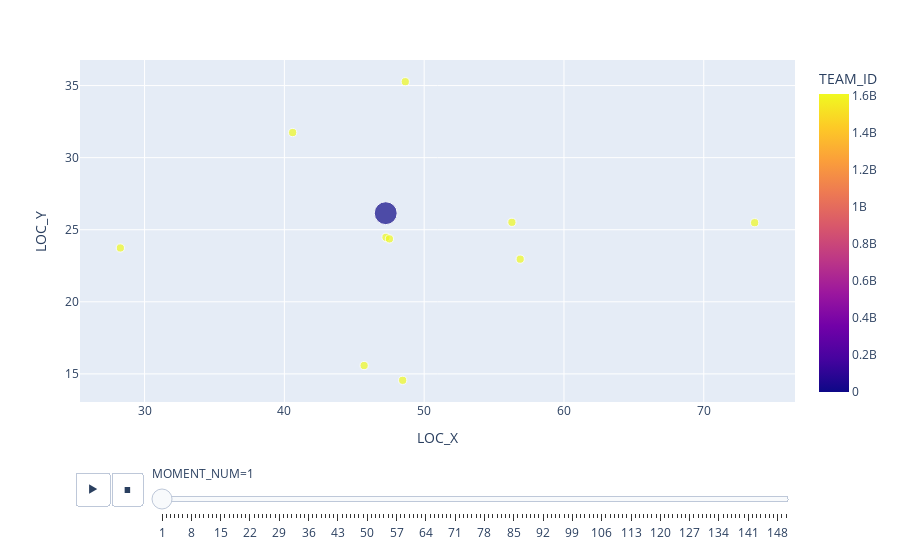

The cell this chart's notebook holds for it:
### Code cell
px.scatter(df,x='LOC_X',y='LOC_Y', color='TEAM_ID',size='LOC_Z',animation_frame='MOMENT_NUM',animation_group='PLAYER_ID')

### Figure 1 — Plotly figure (JSON) as saved in the notebook; plotly's stock layout.template omitted (floating-point values rounded to 4 significant figures)
{"data": [{"hovertemplate": "MOMENT_NUM=1<br>LOC_X=%{x}<br>LOC_Y=%{y}<br>LOC_Z=%{marker.size}<br>TEAM_ID=%{marker.color}<extra></extra>", "ids": [-1, 2594, 200794, 201143, 201952, 203145, 101141, 202704, 202694, 203484, 203083], "legendgroup": "", "marker": {"color": [-1, 1610612737, 1610612737, 1610612737, 1610612737, 1610612737, 1610612765, 1610612765, 1610612765, 1610612765, 1610612765], "coloraxis": "coloraxis", "size": [7.766, 1, 1, 1, 1, 1, 1, 1, 1, 1, 1], "sizemode": "area", "sizeref": 0.02959, "symbol": "circle"}, "mode": "markers", "name": "", "orientation": "v", "showlegend": false, "type": "scatter", "x": [47.25, 45.7, 56.87, 47.27, 28.27, 40.59, 56.28, 73.64, 48.65, 48.46, 47.51], "xaxis": "x", "y": [26.15, 15.58, 22.96, 24.48, 23.73, 31.74, 25.51, 25.49, 35.27, 14.55, 24.36], "yaxis": "y"}], "layout": {"coloraxis": {"colorbar": {"title": {"text": "TEAM_ID"}}, "colorscale": [[0, "#0d0887"], [0.1111, "#46039f"], [0.2222, "#7201a8"], [0.3333, "#9c179e"], [0.4444, "#bd3786"], [0.5556, "#d8576b"], [0.6667, "#ed7953"], [0.7778, "#fb9f3a"], [0.8889, "#fdca26"], [1, "#f0f921"]]}, "legend": {"itemsizing": "constant", "tracegroupgap": 0}, "margin": {"t": 60}, "sliders": [{"active": 0, "currentvalue": {"prefix": "MOMENT_NUM="}, "len": 0.9, "pad": {"b": 10, "t": 60}, "steps": [{"args": [["1"], {"frame": {"duration": 0, "redraw": false}, "fromcurrent": true, "mode": "immediate", "transition": {"duration": 0, "easing": "linear"}}], "label": "1", "method": "animate"}, {"args": [["2"], {"frame": {"duration": 0, "redraw": false}, "fromcurrent": true, "mode": "immediate", "transition": {"duration": 0, "easing": "linear"}}], "label": "2", "method": "animate"}, {"args": [["3"], {"frame": {"duration": 0, "redraw": false}, "fromcurrent": true, "mode": "immediate", "transition": {"duration": 0, "easing": "linear"}}], "label": "3", "method": "animate"}, {"args": [["4"], {"frame": {"duration": 0, "redraw": false}, "fromcurrent": true, "mode": "immediate", "transition": {"duration": 0, "easing": "linear"}}], "label": "4", "method": "animate"}, {"args": [["5"], {"frame": {"duration": 0, "redraw": false}, "fromcurrent": true, "mode": "immediate", "transition": {"duration": 0, "easing": "linear"}}], "label": "5", "method": "animate"}, {"args": [["6"], {"frame": {"duration": 0, "redraw": false}, "fromcurrent": true, "mode": "immediate", "transition": {"duration": 0, "easing": "linear"}}], "label": "6", "method": "animate"}, {"args": [["7"], {"frame": {"duration": 0, "redraw": false}, "fromcurrent": true, "mode": "immediate", "transition": {"duration": 0, "easing": "linear"}}], "label": "7", "method": "animate"}, {"args": [["8"], {"frame": {"duration": 0, "redraw": false}, "fromcurrent": true, "mode": "immediate", "transition": {"duration": 0, "easing": "linear"}}], "label": "8", "method": "animate"}, {"args": [["9"], {"frame": {"duration": 0, "redraw": false}, "fromcurrent": true, "mode": "immediate", "transition": {"duration": 0, "easing": "linear"}}], "label": "9", "method": "animate"}, {"args": [["10"], {"frame": {"duration": 0, "redraw": false}, "fromcurrent": true, "mode": "immediate", "transition": {"duration": 0, "easing": "linear"}}], "label": "10", "method": "animate"}, {"args": [["11"], {"frame": {"duration": 0, "redraw": false}, "fromcurrent": true, "mode": "immediate", "transition": {"duration": 0, "easing": "linear"}}], "label": "11", "method": "animate"}, {"args": [["12"], {"frame": {"duration": 0, "redraw": false}, "fromcurrent": true, "mode": "immediate", "transition": {"duration": 0, "easing": "linear"}}], "label": "12", "method": "animate"}, {"args": [["13"], {"frame": {"duration": 0, "redraw": false}, "fromcurrent": true, "mode": "immediate", "transition": {"duration": 0, "easing": "linear"}}], "label": "13", "method": "animate"}, {"args": [["14"], {"frame": {"duration": 0, "redraw": false}, "fromcurrent": true, "mode": "immediate", "transition": {"duration": 0, "easing": "linear"}}], "label": "14", "method": "animate"}, {"args": [["15"], {"frame": {"duration": 0, "redraw": false}, "fromcurrent": true, "mode": "immediate", "transition": {"duration": 0, "easing": "linear"}}], "label": "15", "method": "animate"}, {"args": [["16"], {"frame": {"duration": 0, "redraw": false}, "fromcurrent": true, "mode": "immediate", "transition": {"duration": 0, "easing": "linear"}}], "label": "16", "method": "animate"}, {"args": [["17"], {"frame": {"duration": 0, "redraw": false}, "fromcurrent": true, "mode": "immediate", "transition": {"duration": 0, "easing": "linear"}}], "label": "17", "method": "animate"}, {"args": [["18"], {"frame": {"duration": 0, "redraw": false}, "fromcurrent": true, "mode": "immediate", "transition": {"duration": 0, "easing": "linear"}}], "label": "18", "method": "animate"}, {"args": [["19"], {"frame": {"duration": 0, "redraw": false}, "fromcurrent": true, "mode": "immediate", "transition": {"duration": 0, "easing": "linear"}}], "label": "19", "method": "animate"}, {"args": [["20"], {"frame": {"duration": 0, "redraw": false}, "fromcurrent": true, "mode": "immediate", "transition": {"duration": 0, "easing": "linear"}}], "label": "20", "method": "animate"}, {"args": [["21"], {"frame": {"duration": 0, "redraw": false}, "fromcurrent": true, "mode": "immediate", "transition": {"duration": 0, "easing": "linear"}}], "label": "21", "method": "animate"}, {"args": [["22"], {"frame": {"duration": 0, "redraw": false}, "fromcurrent": true, "mode": "immediate", "transition": {"duration": 0, "easing": "linear"}}], "label": "22", "method": "animate"}, {"args": [["23"], {"frame": {"duration": 0, "redraw": false}, "fromcurrent": true, "mode": "immediate", "transition": {"duration": 0, "easing": "linear"}}], "label": "23", "method": "animate"}, {"args": [["24"], {"frame": {"duration": 0, "redraw": false}, "fromcurrent": true, "mode": "immediate", "transition": {"duration": 0, "easing": "linear"}}], "label": "24", "method": "animate"}, {"args": [["25"], {"frame": {"duration": 0, "redraw": false}, "fromcurrent": true, "mode": "immediate", "transition": {"duration": 0, "easing": "linear"}}], "label": "25", "method": "animate"}, {"args": [["26"], {"frame": {"duration": 0, "redraw": false}, "fromcurrent": true, "mode": "immediate", "transition": {"duration": 0, "easing": "linear"}}], "label": "26", "method": "animate"}, {"args": [["27"], {"frame": {"duration": 0, "redraw": false}, "fromcurrent": true, "mode": "immediate", "transition": {"duration": 0, "easing": "linear"}}], "label": "27", "method": "animate"}, {"args": [["28"], {"frame": {"duration": 0, "redraw": false}, "fromcurrent": true, "mode": "immediate", "transition": {"duration": 0, "easing": "linear"}}], "label": "28", "method": "animate"}, {"args": [["29"], {"frame": {"duration": 0, "redraw": false}, "fromcurrent": true, "mode": "immediate", "transition": {"duration": 0, "easing": "linear"}}], "label": "29", "method": "animate"}, {"args": [["30"], {"frame": {"duration": 0, "redraw": false}, "fromcurrent": true, "mode": "immediate", "transition": {"duration": 0, "easing": "linear"}}], "label": "30", "method": "animate"}, {"args": [["31"], {"frame": {"duration": 0, "redraw": false}, "fromcurrent": true, "mode": "immediate", "transition": {"duration": 0, "easing": "linear"}}], "label": "31", "method": "animate"}, {"args": [["32"], {"frame": {"duration": 0, "redraw": false}, "fromcurrent": true, "mode": "immediate", "transition": {"duration": 0, "easing": "linear"}}], "label": "32", "method": "animate"}, {"args": [["33"], {"frame": {"duration": 0, "redraw": false}, "fromcurrent": true, "mode": "immediate", "transition": {"duration": 0, "easing": "linear"}}], "label": "33", "method": "animate"}, {"args": [["34"], {"frame": {"duration": 0, "redraw": false}, "fromcurrent": true, "mode": "immediate", "transition": {"duration": 0, "easing": "linear"}}], "label": "34", "method": "animate"}, {"args": [["35"], {"frame": {"duration": 0, "redraw": false}, "fromcurrent": true, "mode": "immediate", "transition": {"duration": 0, "easing": "linear"}}], "label": "35", "method": "animate"}, {"args": [["36"], {"frame": {"duration": 0, "redraw": false}, "fromcurrent": true, "mode": "immediate", "transition": {"duration": 0, "easing": "linear"}}], "label": "36", "method": "animate"}, {"args": [["37"], {"frame": {"duration": 0, "redraw": false}, "fromcurrent": true, "mode": "immediate", "transition": {"duration": 0, "easing": "linear"}}], "label": "37", "method": "animate"}, {"args": [["38"], {"frame": {"duration": 0, "redraw": false}, "fromcurrent": true, "mode": "immediate", "transition": {"duration": 0, "easing": "linear"}}], "label": "38", "method": "animate"}, {"args": [["39"], {"frame": {"duration": 0, "redraw": false}, "fromcurrent": true, "mode": "immediate", "transition": {"duration": 0, "easing": "linear"}}], "label": "39", "method": "animate"}, {"args": [["40"], {"frame": {"duration": 0, "redraw": false}, "fromcurrent": true, "mode": "immediate", "transition": {"duration": 0, "easing": "linear"}}], "label": "40", "method": "animate"}, {"args": [["41"], {"frame": {"duration": 0, "redraw": false}, "fromcurrent": true, "mode": "immediate", "transition": {"duration": 0, "easing": "linear"}}], "label": "41", "method": "animate"}, {"args": [["42"], {"frame": {"duration": 0, "redraw": false}, "fromcurrent": true, "mode": "immediate", "transition": {"duration": 0, "easing": "linear"}}], "label": "42", "method": "animate"}, {"args": [["43"], {"frame": {"duration": 0, "redraw": false}, "fromcurrent": true, "mode": "immediate", "transition": {"duration": 0, "easing": "linear"}}], "label": "43", "method": "animate"}, {"args": [["44"], {"frame": {"duration": 0, "redraw": false}, "fromcurrent": true, "mode": "immediate", "transition": {"duration": 0, "easing": "linear"}}], "label": "44", "method": "animate"}, {"args": [["45"], {"frame": {"duration": 0, "redraw": false}, "fromcurrent": true, "mode": "immediate", "transition": {"duration": 0, "easing": "linear"}}], "label": "45", "method": "animate"}, {"args": [["46"], {"frame": {"duration": 0, "redraw": false}, "fromcurrent": true, "mode": "immediate", "transition": {"duration": 0, "easing": "linear"}}], "label": "46", "method": "animate"}, {"args": [["47"], {"frame": {"duration": 0, "redraw": false}, "fromcurrent": true, "mode": "immediate", "transition": {"duration": 0, "easing": "linear"}}], "label": "47", "method": "animate"}, {"args": [["48"], {"frame": {"duration": 0, "redraw": false}, "fromcurrent": true, "mode": "immediate", "transition": {"duration": 0, "easing": "linear"}}], "label": "48", "method": "animate"}, {"args": [["49"], {"frame": {"duration": 0, "redraw": false}, "fromcurrent": true, "mode": "immediate", "transition": {"duration": 0, "easing": "linear"}}], "label": "49", "method": "animate"}, {"args": [["50"], {"frame": {"duration": 0, "redraw": false}, "fromcurrent": true, "mode": "immediate", "transition": {"duration": 0, "easing": "linear"}}], "label": "50", "method": "animate"}, {"args": [["51"], {"frame": {"duration": 0, "redraw": false}, "fromcurrent": true, "mode": "immediate", "transition": {"duration": 0, "easing": "linear"}}], "label": "51", "method": "animate"}, {"args": [["52"], {"frame": {"duration": 0, "redraw": false}, "fromcurrent": true, "mode": "immediate", "transition": {"duration": 0, "easing": "linear"}}], "label": "52", "method": "animate"}, {"args": [["53"], {"frame": {"duration": 0, "redraw": false}, "fromcurrent": true, "mode": "immediate", "transition": {"duration": 0, "easing": "linear"}}], "label": "53", "method": "animate"}, {"args": [["54"], {"frame": {"duration": 0, "redraw": false}, "fromcurrent": true, "mode": "immediate", "transition": {"duration": 0, "easing": "linear"}}], "label": "54", "method": "animate"}, {"args": [["55"], {"frame": {"duration": 0, "redraw": false}, "fromcurrent": true, "mode": "immediate", "transition": {"duration": 0, "easing": "linear"}}], "label": "55", "method": "animate"}, {"args": [["56"], {"frame": {"duration": 0, "redraw": false}, "fromcurrent": true, "mode": "immediate", "transition": {"duration": 0, "easing": "linear"}}], "label": "56", "method": "animate"}, {"args": [["57"], {"frame": {"duration": 0, "redraw": false}, "fromcurrent": true, "mode": "immediate", "transition": {"duration": 0, "easing": "linear"}}], "label": "57", "method": "animate"}, {"args": [["58"], {"frame": {"duration": 0, "redraw": false}, "fromcurrent": true, "mode": "immediate", "transition": {"duration": 0, "easing": "linear"}}], "label": "58", "method": "animate"}, {"args": [["59"], {"frame": {"duration": 0, "redraw": false}, "fromcurrent": true, "mode": "immediate", "transition": {"duration": 0, "easing": "linear"}}], "label": "59", "method": "animate"}, {"args": [["60"], {"frame": {"duration": 0, "redraw": false}, "fromcurrent": true, "mode": "immediate", "transition": {"duration": 0, "easing": "linear"}}], "label": "60", "method": "animate"}, {"args": [["61"], {"frame": {"duration": 0, "redraw": false}, "fromcurrent": true, "mode": "immediate", "transition": {"duration": 0, "easing": "linear"}}], "label": "61", "method": "animate"}, {"args": [["62"], {"frame": {"duration": 0, "redraw": false}, "fromcurrent": true, "mode": "immediate", "transition": {"duration": 0, "easing": "linear"}}], "label": "62", "method": "animate"}, {"args": [["63"], {"frame": {"duration": 0, "redraw": false}, "fromcurrent": true, "mode": "immediate", "transition": {"duration": 0, "easing": "linear"}}], "label": "63", "method": "animate"}, {"args": [["64"], {"frame": {"duration": 0, "redraw": false}, "fromcurrent": true, "mode": "immediate", "transition": {"duration": 0, "easing": "linear"}}], "label": "64", "method": "animate"}, {"args": [["65"], {"frame": {"duration": 0, "redraw": false}, "fromcurrent": true, "mode": "immediate", "transition": {"duration": 0, "easing": "linear"}}], "label": "65", "method": "animate"}, {"args": [["66"], {"frame": {"duration": 0, "redraw": false}, "fromcurrent": true, "mode": "immediate", "transition": {"duration": 0, "easing": "linear"}}], "label": "66", "method": "animate"}, {"args": [["67"], {"frame": {"duration": 0, "redraw": false}, "fromcurrent": true, "mode": "immediate", "transition": {"duration": 0, "easing": "linear"}}], "label": "67", "method": "animate"}, {"args": [["68"], {"frame": {"duration": 0, "redraw": false}, "fromcurrent": true, "mode": "immediate", "transition": {"duration": 0, "easing": "linear"}}], "label": "68", "method": "animate"}, {"args": [["69"], {"frame": {"duration": 0, "redraw": false}, "fromcurrent": true, "mode": "immediate", "transition": {"duration": 0, "easing": "linear"}}], "label": "69", "method": "animate"}, {"args": [["70"], {"frame": {"duration": 0, "redraw": false}, "fromcurrent": true, "mode": "immediate", "transition": {"duration": 0, "easing": "linear"}}], "label": "70", "method": "animate"}, {"args": [["71"], {"frame": {"duration": 0, "redraw": false}, "fromcurrent": true, "mode": "immediate", "transition": {"duration": 0, "easing": "linear"}}], "label": "71", "method": "animate"}, {"args": [["72"], {"frame": {"duration": 0, "redraw": false}, "fromcurrent": true, "mode": "immediate", "transition": {"duration": 0, "easing": "linear"}}], "label": "72", "method": "animate"}, {"args": [["73"], {"frame": {"duration": 0, "redraw": false}, "fromcurrent": true, "mode": "immediate", "transition": {"duration": 0, "easing": "linear"}}], "label": "73", "method": "animate"}, {"args": [["74"], {"frame": {"duration": 0, "redraw": false}, "fromcurrent": true, "mode": "immediate", "transition": {"duration": 0, "easing": "linear"}}], "label": "74", "method": "animate"}, {"args": [["75"], {"frame": {"duration": 0, "redraw": false}, "fromcurrent": true, "mode": "immediate", "transition": {"duration": 0, "easing": "linear"}}], "label": "75", "method": "animate"}, {"args": [["76"], {"frame": {"duration": 0, "redraw": false}, "fromcurrent": true, "mode": "immediate", "transition": {"duration": 0, "easing": "linear"}}], "label": "76", "method": "animate"}, {"args": [["77"], {"frame": {"duration": 0, "redraw": false}, "fromcurrent": true, "mode": "immediate", "transition": {"duration": 0, "easing": "linear"}}], "label": "77", "method": "animate"}, {"args": [["78"], {"frame": {"duration": 0, "redraw": false}, "fromcurrent": true, "mode": "immediate", "transition": {"duration": 0, "easing": "linear"}}], "label": "78", "method": "animate"}, {"args": [["79"], {"frame": {"duration": 0, "redraw": false}, "fromcurrent": true, "mode": "immediate", "transition": {"duration": 0, "easing": "linear"}}], "label": "79", "method": "animate"}, {"args": [["80"], {"frame": {"duration": 0, "redraw": false}, "fromcurrent": true, "mode": "immediate", "transition": {"duration": 0, "easing": "linear"}}], "label": "80", "method": "animate"}, {"args": [["81"], {"frame": {"duration": 0, "redraw": false}, "fromcurrent": true, "mode": "immediate", "transition": {"duration": 0, "easing": "linear"}}], "label": "81", "method": "animate"}, {"args": [["82"], {"frame": {"duration": 0, "redraw": false}, "fromcurrent": true, "mode": "immediate", "transition": {"duration": 0, "easing": "linear"}}], "label": "82", "method": "animate"}, {"args": [["83"], {"frame": {"duration": 0, "redraw": false}, "fromcurrent": true, "mode": "immediate", "transition": {"duration": 0, "easing": "linear"}}], "label": "83", "method": "animate"}, {"args": [["84"], {"frame": {"duration": 0, "redraw": false}, "fromcurrent": true, "mode": "immediate", "transition": {"duration": 0, "easing": "linear"}}], "label": "84", "method": "animate"}, {"args": [["85"], {"frame": {"duration": 0, "redraw": false}, "fromcurrent": true, "mode": "immediate", "transition": {"duration": 0, "easing": "linear"}}], "label": "85", "method": "animate"}, {"args": [["86"], {"frame": {"duration": 0, "redraw": false}, "fromcurrent": true, "mode": "immediate", "transition": {"duration": 0, "easing": "linear"}}], "label": "86", "method": "animate"}, {"args": [["87"], {"frame": {"duration": 0, "redraw": false}, "fromcurrent": true, "mode": "immediate", "transition": {"duration": 0, "easing": "linear"}}], "label": "87", "method": "animate"}, {"args": [["88"], {"frame": {"duration": 0, "redraw": false}, "fromcurrent": true, "mode": "immediate", "transition": {"duration": 0, "easing": "linear"}}], "label": "88", "method": "animate"}, {"args": [["89"], {"frame": {"duration": 0, "redraw": false}, "fromcurrent": true, "mode": "immediate", "transition": {"duration": 0, "easing": "linear"}}], "label": "89", "method": "animate"}, {"args": [["90"], {"frame": {"duration": 0, "redraw": false}, "fromcurrent": true, "mode": "immediate", "transition": {"duration": 0, "easing": "linear"}}], "label": "90", "method": "animate"}, {"args": [["91"], {"frame": {"duration": 0, "redraw": false}, "fromcurrent": true, "mode": "immediate", "transition": {"duration": 0, "easing": "linear"}}], "label": "91", "method": "animate"}, {"args": [["92"], {"frame": {"duration": 0, "redraw": false}, "fromcurrent": true, "mode": "immediate", "transition": {"duration": 0, "easing": "linear"}}], "label": "92", "method": "animate"}, {"args": [["93"], {"frame": {"duration": 0, "redraw": false}, "fromcurrent": true, "mode": "immediate", "transition": {"duration": 0, "easing": "linear"}}], "label": "93", "method": "animate"}, {"args": [["94"], {"frame": {"duration": 0, "redraw": false}, "fromcurrent": true, "mode": "immediate", "transition": {"duration": 0, "easing": "linear"}}], "label": "94", "method": "animate"}, {"args": [["95"], {"frame": {"duration": 0, "redraw": false}, "fromcurrent": true, "mode": "immediate", "transition": {"duration": 0, "easing": "linear"}}], "label": "95", "method": "animate"}, {"args": [["96"], {"frame": {"duration": 0, "redraw": false}, "fromcurrent": true, "mode": "immediate", "transition": {"duration": 0, "easing": "linear"}}], "label": "96", "method": "animate"}, {"args": [["97"], {"frame": {"duration": 0, "redraw": false}, "fromcurrent": true, "mode": "immediate", "transition": {"duration": 0, "easing": "linear"}}], "label": "97", "method": "animate"}, {"args": [["98"], {"frame": {"duration": 0, "redraw": false}, "fromcurrent": true, "mode": "immediate", "transition": {"duration": 0, "easing": "linear"}}], "label": "98", "method": "animate"}, {"args": [["99"], {"frame": {"duration": 0, "redraw": false}, "fromcurrent": true, "mode": "immediate", "transition": {"duration": 0, "easing": "linear"}}], "label": "99", "method": "animate"}, {"args": [["100"], {"frame": {"duration": 0, "redraw": false}, "fromcurrent": true, "mode": "immediate", "transition": {"duration": 0, "easing": "linear"}}], "label": "100", "method": "animate"}, {"args": [["101"], {"frame": {"duration": 0, "redraw": false}, "fromcurrent": true, "mode": "immediate", "transition": {"duration": 0, "easing": "linear"}}], "label": "101", "method": "animate"}, {"args": [["102"], {"frame": {"duration": 0, "redraw": false}, "fromcurrent": true, "mode": "immediate", "transition": {"duration": 0, "easing": "linear"}}], "label": "102", "method": "animate"}, {"args": [["103"], {"frame": {"duration": 0, "redraw": false}, "fromcurrent": true, "mode": "immediate", "transition": {"duration": 0, "easing": "linear"}}], "label": "103", "method": "animate"}, {"args": [["104"], {"frame": {"duration": 0, "redraw": false}, "fromcurrent": true, "mode": "immediate", "transition": {"duration": 0, "easing": "linear"}}], "label": "104", "method": "animate"}, {"args": [["105"], {"frame": {"duration": 0, "redraw": false}, "fromcurrent": true, "mode": "immediate", "transition": {"duration": 0, "easing": "linear"}}], "label": "105", "method": "animate"}, {"args": [["106"], {"frame": {"duration": 0, "redraw": false}, "fromcurrent": true, "mode": "immediate", "transition": {"duration": 0, "easing": "linear"}}], "label": "106", "method": "animate"}, {"args": [["107"], {"frame": {"duration": 0, "redraw": false}, "fromcurrent": true, "mode": "immediate", "transition": {"duration": 0, "easing": "linear"}}], "label": "107", "method": "animate"}, {"args": [["108"], {"frame": {"duration": 0, "redraw": false}, "fromcurrent": true, "mode": "immediate", "transition": {"duration": 0, "easing": "linear"}}], "label": "108", "method": "animate"}, {"args": [["109"], {"frame": {"duration": 0, "redraw": false}, "fromcurrent": true, "mode": "immediate", "transition": {"duration": 0, "easing": "linear"}}], "label": "109", "method": "animate"}, {"args": [["110"], {"frame": {"duration": 0, "redraw": false}, "fromcurrent": true, "mode": "immediate", "transition": {"duration": 0, "easing": "linear"}}], "label": "110", "method": "animate"}, {"args": [["111"], {"frame": {"duration": 0, "redraw": false}, "fromcurrent": true, "mode": "immediate", "transition": {"duration": 0, "easing": "linear"}}], "label": "111", "method": "animate"}, {"args": [["112"], {"frame": {"duration": 0, "redraw": false}, "fromcurrent": true, "mode": "immediate", "transition": {"duration": 0, "easing": "linear"}}], "label": "112", "method": "animate"}, {"args": [["113"], {"frame": {"duration": 0, "redraw": false}, "fromcurrent": true, "mode": "immediate", "transition": {"duration": 0, "easing": "linear"}}], "label": "113", "method": "animate"}, {"args": [["114"], {"frame": {"duration": 0, "redraw": false}, "fromcurrent": true, "mode": "immediate", "transition": {"duration": 0, "easing": "linear"}}], "label": "114", "method": "animate"}, {"args": [["115"], {"frame": {"duration": 0, "redraw": false}, "fromcurrent": true, "mode": "immediate", "transition": {"duration": 0, "easing": "linear"}}], "label": "115", "method": "animate"}, {"args": [["116"], {"frame": {"duration": 0, "redraw": false}, "fromcurrent": true, "mode": "immediate", "transition": {"duration": 0, "easing": "linear"}}], "label": "116", "method": "animate"}, {"args": [["117"], {"frame": {"duration": 0, "redraw": false}, "fromcurrent": true, "mode": "immediate", "transition": {"duration": 0, "easing": "linear"}}], "label": "117", "method": "animate"}, {"args": [["118"], {"frame": {"duration": 0, "redraw": false}, "fromcurrent": true, "mode": "immediate", "transition": {"duration": 0, "easing": "linear"}}], "label": "118", "method": "animate"}, {"args": [["119"], {"frame": {"duration": 0, "redraw": false}, "fromcurrent": true, "mode": "immediate", "transition": {"duration": 0, "easing": "linear"}}], "label": "119", "method": "animate"}, {"args": [["120"], {"frame": {"duration": 0, "redraw": false}, "fromcurrent": true, "mode": "immediate", "transition": {"duration": 0, "easing": "linear"}}], "label": "120", "method": "animate"}, {"args": [["121"], {"frame": {"duration": 0, "redraw": false}, "fromcurrent": true, "mode": "immediate", "transition": {"duration": 0, "easing": "linear"}}], "label": "121", "method": "animate"}, {"args": [["122"], {"frame": {"duration": 0, "redraw": false}, "fromcurrent": true, "mode": "immediate", "transition": {"duration": 0, "easing": "linear"}}], "label": "122", "method": "animate"}, {"args": [["123"], {"frame": {"duration": 0, "redraw": false}, "fromcurrent": true, "mode": "immediate", "transition": {"duration": 0, "easing": "linear"}}], "label": "123", "method": "animate"}, {"args": [["124"], {"frame": {"duration": 0, "redraw": false}, "fromcurrent": true, "mode": "immediate", "transition": {"duration": 0, "easing": "linear"}}], "label": "124", "method": "animate"}, {"args": [["125"], {"frame": {"duration": 0, "redraw": false}, "fromcurrent": true, "mode": "immediate", "transition": {"duration": 0, "easing": "linear"}}], "label": "125", "method": "animate"}, {"args": [["126"], {"frame": {"duration": 0, "redraw": false}, "fromcurrent": true, "mode": "immediate", "transition": {"duration": 0, "easing": "linear"}}], "label": "126", "method": "animate"}, {"args": [["127"], {"frame": {"duration": 0, "redraw": false}, "fromcurrent": true, "mode": "immediate", "transition": {"duration": 0, "easing": "linear"}}], "label": "127", "method": "animate"}, {"args": [["128"], {"frame": {"duration": 0, "redraw": false}, "fromcurrent": true, "mode": "immediate", "transition": {"duration": 0, "easing": "linear"}}], "label": "128", "method": "animate"}, {"args": [["129"], {"frame": {"duration": 0, "redraw": false}, "fromcurrent": true, "mode": "immediate", "transition": {"duration": 0, "easing": "linear"}}], "label": "129", "method": "animate"}, {"args": [["130"], {"frame": {"duration": 0, "redraw": false}, "fromcurrent": true, "mode": "immediate", "transition": {"duration": 0, "easing": "linear"}}], "label": "130", "method": "animate"}, {"args": [["131"], {"frame": {"duration": 0, "redraw": false}, "fromcurrent": true, "mode": "immediate", "transition": {"duration": 0, "easing": "linear"}}], "label": "131", "method": "animate"}, {"args": [["132"], {"frame": {"duration": 0, "redraw": false}, "fromcurrent": true, "mode": "immediate", "transition": {"duration": 0, "easing": "linear"}}], "label": "132", "method": "animate"}, {"args": [["133"], {"frame": {"duration": 0, "redraw": false}, "fromcurrent": true, "mode": "immediate", "transition": {"duration": 0, "easing": "linear"}}], "label": "133", "method": "animate"}, {"args": [["134"], {"frame": {"duration": 0, "redraw": false}, "fromcurrent": true, "mode": "immediate", "transition": {"duration": 0, "easing": "linear"}}], "label": "134", "method": "animate"}, {"args": [["135"], {"frame": {"duration": 0, "redraw": false}, "fromcurrent": true, "mode": "immediate", "transition": {"duration": 0, "easing": "linear"}}], "label": "135", "method": "animate"}, {"args": [["136"], {"frame": {"duration": 0, "redraw": false}, "fromcurrent": true, "mode": "immediate", "transition": {"duration": 0, "easing": "linear"}}], "label": "136", "method": "animate"}, {"args": [["137"], {"frame": {"duration": 0, "redraw": false}, "fromcurrent": true, "mode": "immediate", "transition": {"duration": 0, "easing": "linear"}}], "label": "137", "method": "animate"}, {"args": [["138"], {"frame": {"duration": 0, "redraw": false}, "fromcurrent": true, "mode": "immediate", "transition": {"duration": 0, "easing": "linear"}}], "label": "138", "method": "animate"}, {"args": [["139"], {"frame": {"duration": 0, "redraw": false}, "fromcurrent": true, "mode": "immediate", "transition": {"duration": 0, "easing": "linear"}}], "label": "139", "method": "animate"}, {"args": [["140"], {"frame": {"duration": 0, "redraw": false}, "fromcurrent": true, "mode": "immediate", "transition": {"duration": 0, "easing": "linear"}}], "label": "140", "method": "animate"}, {"args": [["141"], {"frame": {"duration": 0, "redraw": false}, "fromcurrent": true, "mode": "immediate", "transition": {"duration": 0, "easing": "linear"}}], "label": "141", "method": "animate"}, {"args": [["142"], {"frame": {"duration": 0, "redraw": false}, "fromcurrent": true, "mode": "immediate", "transition": {"duration": 0, "easing": "linear"}}], "label": "142", "method": "animate"}, {"args": [["143"], {"frame": {"duration": 0, "redraw": false}, "fromcurrent": true, "mode": "immediate", "transition": {"duration": 0, "easing": "linear"}}], "label": "143", "method": "animate"}, {"args": [["144"], {"frame": {"duration": 0, "redraw": false}, "fromcurrent": true, "mode": "immediate", "transition": {"duration": 0, "easing": "linear"}}], "label": "144", "method": "animate"}, {"args": [["145"], {"frame": {"duration": 0, "redraw": false}, "fromcurrent": true, "mode": "immediate", "transition": {"duration": 0, "easing": "linear"}}], "label": "145", "method": "animate"}, {"args": [["146"], {"frame": {"duration": 0, "redraw": false}, "fromcurrent": true, "mode": "immediate", "transition": {"duration": 0, "easing": "linear"}}], "label": "146", "method": "animate"}, {"args": [["147"], {"frame": {"duration": 0, "redraw": false}, "fromcurrent": true, "mode": "immediate", "transition": {"duration": 0, "easing": "linear"}}], "label": "147", "method": "animate"}, {"args": [["148"], {"frame": {"duration": 0, "redraw": false}, "fromcurrent": true, "mode": "immediate", "transition": {"duration": 0, "easing": "linear"}}], "label": "148", "method": "animate"}, {"args": [["149"], {"frame": {"duration": 0, "redraw": false}, "fromcurrent": true, "mode": "immediate", "transition": {"duration": 0, "easing": "linear"}}], "label": "149", "method": "animate"}, {"args": [["150"], {"frame": {"duration": 0, "redraw": false}, "fromcurrent": true, "mode": "immediate", "transition": {"duration": 0, "easing": "linear"}}], "label": "150", "method": "animate"}], "x": 0.1, "xanchor": "left", "y": 0, "yanchor": "top"}], "updatemenus": [{"buttons": [{"args": [null, {"frame": {"duration": 500, "redraw": false}, "fromcurrent": true, "mode": "immediate", "transition": {"duration": 500, "easing": "linear"}}], "label": "&#9654;", "method": "animate"}, {"args": [[null], {"frame": {"duration": 0, "redraw": false}, "fromcurrent": true, "mode": "immediate", "transition": {"duration": 0, "easing": "linear"}}], "label": "&#9724;", "method": "animate"}], "direction": "left", "pad": {"r": 10, "t": 70}, "showactive": false, "type": "buttons", "x": 0.1, "xanchor": "right", "y": 0, "yanchor": "top"}], "xaxis": {"anchor": "y", "domain": [0, 1], "title": {"text": "LOC_X"}}, "yaxis": {"anchor": "x", "domain": [0, 1], "title": {"text": "LOC_Y"}}}}
